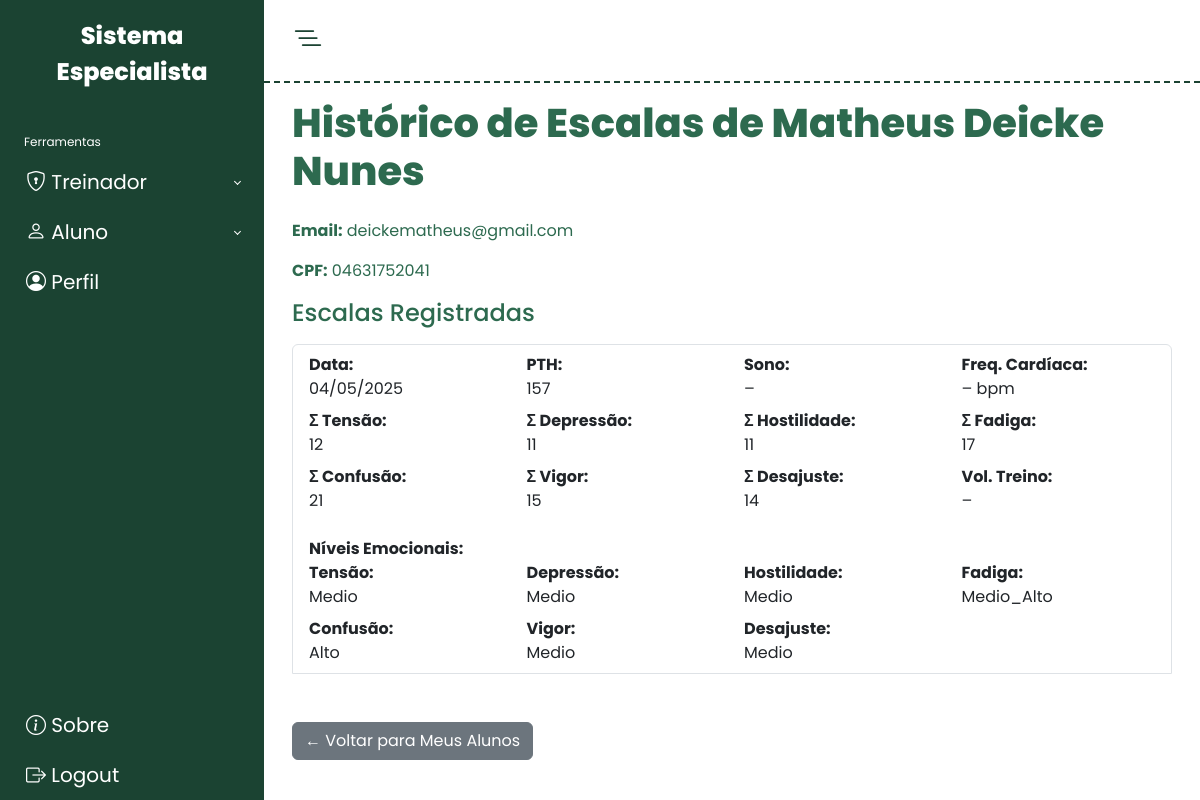
The page /historico_aluno/04631752041/ (signed in) on the database as committed earlier.
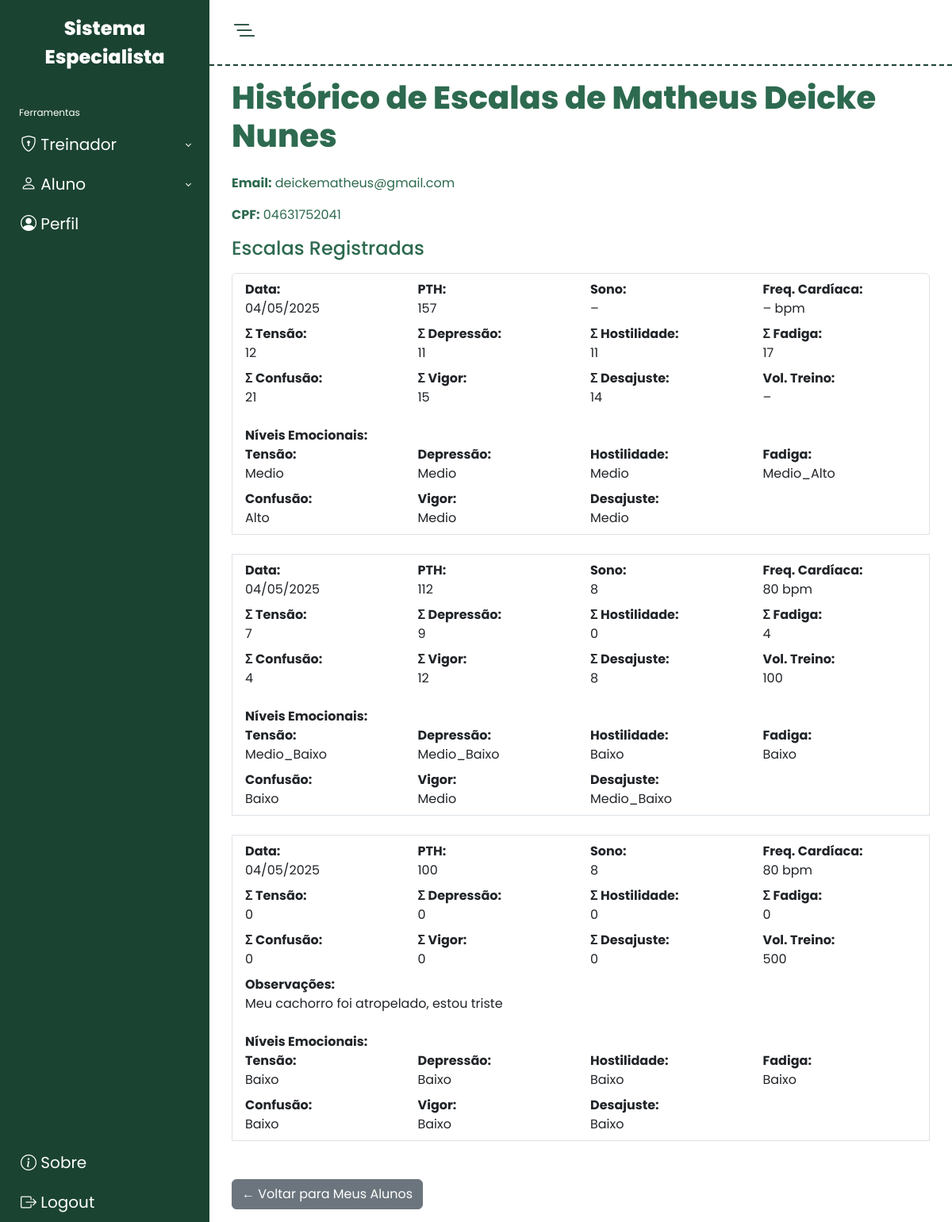
The same page on the database as committed later.
### EscalaPoms/models.py (models this page shows, shortened)
class Pessoa(models.Model):
    cpf         = models.CharField(max_length=11, primary_key=True, help_text="…")
    nome        = models.CharField(max_length=100)
    email       = models.EmailField(unique=True)
    senha       = models.CharField(max_length=128)
    genero      = models.CharField(max_length=12, choices=[('masculino','Masculino'),('feminino','Feminino')])
    num_telefone= models.CharField(max_length=100, null=True, blank=True)
    class Meta:
        abstract = True

class Aluno(Pessoa):
    treinador = models.ForeignKey(Treinador, on_delete=models.CASCADE, related_name='alunos')

class EscalaPoms(models.Model):
    aluno = models.ForeignKey(
        Aluno,
        on_delete=models.CASCADE,
        related_name='escalas'
    )
    data = models.DateField()
    soma_tensao      = models.IntegerField()
    soma_depressao   = models.IntegerField()
    soma_hostilidade = models.IntegerField()
    soma_fadiga      = models.IntegerField()
    soma_confusao    = models.IntegerField()
    soma_vigor       = models.IntegerField()
    soma_desajuste   = models.IntegerField()
    pth              = models.IntegerField()
    sono = models.IntegerField(
        null=True,
        blank=True,
        help_text="Horas de sono"
    )
    volume_treino = models.IntegerField(
        null=True,
        blank=True,
        help_text="Volume de treino (ex: carga, repetições ou outro critério)"
    )
    freq_cardiaca_media = models.IntegerField(
        null=True,
        blank=True,
        help_text="Frequência cardíaca média (BPM)"
    )
    observacoes = models.TextField(
        null=True,
        blank=True,
        help_text="Informações complementares (ex: tomando remédio, acontecimentos da semana)"
    )

class ClassificacaoRecomendacao(models.Model):
    escala = models.OneToOneField(
        'EscalaPoms',
        on_delete=models.CASCADE,
        related_name='classificacao'
    )
    nivel_tensao      = models.CharField(max_length=20)
    nivel_depressao   = models.CharField(max_length=20)
    nivel_hostilidade = models.CharField(max_length=20)
    nivel_fadiga      = models.CharField(max_length=20)
    nivel_confusao    = models.CharField(max_length=20)
    nivel_vigor       = models.CharField(max_length=20)
    nivel_desajuste   = models.CharField(max_length=20)
    recomendacao = models.TextField(blank=True, null=True)
    criado_em = models.DateTimeField(auto_now_add=True)

### EscalaPoms/views.py (the view)
# urls.py: path('historico_aluno/<str:aluno_cpf>/', historico_aluno, name='historico_aluno'),
@login_required
@treinador_required
def historico_aluno(request, aluno_cpf):
    aluno = get_object_or_404(Aluno, cpf=aluno_cpf, treinador__cpf=request.user.username)
    escalas = EscalaPoms.objects.filter(aluno=aluno).order_by('data').select_related('classificacao')
    return render(request, 'EscalaPoms/historico_aluno.html', {'aluno': aluno, 'escalas': escalas})

### EscalaPoms/utils.py (called while the page is built)
def normalizar_cpf(texto: str) -> str:
    return re.sub(r'\D', '', texto or '')

### EscalaPoms/templates/EscalaPoms/historico_aluno.html (shortened to what this page needs)
{% extends 'EscalaPoms/base.html' %}
{% load static %}
{% block content %}
  <h1 class="mb-4">Histórico de Escalas de {{ aluno.nome }}</h1>
  <div class="mb-3">
    <p><strong>Email:</strong> {{ aluno.email }}</p>
    <p><strong>CPF:</strong> {{ aluno.cpf }}</p>
  </div>
  <h2 class="h4 mb-3">Escalas Registradas</h2>
  <ul class="list-group mb-4">
    {% for escala in escalas %}
      <li class="list-group-item">
        <div class="row">
          <div class="col-md-3"><strong>Data:</strong><br>{{ escala.data|date:"d/m/Y" }}</div>
          <div class="col-md-3"><strong>PTH:</strong><br>{{ escala.pth }}</div>
          <div class="col-md-3"><strong>Sono:</strong><br>{{ escala.sono|default:"–" }}</div>
          <div class="col-md-3"><strong>Freq. Cardíaca:</strong><br>{{ escala.freq_cardiaca_media|default:"–" }} bpm</div>
        </div>
        <div class="row mt-2">
          <div class="col-md-3"><strong>Σ Tensão:</strong><br>{{ escala.soma_tensao }}</div>
          <div class="col-md-3"><strong>Σ Depressão:</strong><br>{{ escala.soma_depressao }}</div>
          <div class="col-md-3"><strong>Σ Hostilidade:</strong><br>{{ escala.soma_hostilidade }}</div>
          <div class="col-md-3"><strong>Σ Fadiga:</strong><br>{{ escala.soma_fadiga }}</div>
        </div>
        <div class="row mt-2">
          <div class="col-md-3"><strong>Σ Confusão:</strong><br>{{ escala.soma_confusao }}</div>
          <div class="col-md-3"><strong>Σ Vigor:</strong><br>{{ escala.soma_vigor }}</div>
          <div class="col-md-3"><strong>Σ Desajuste:</strong><br>{{ escala.soma_desajuste }}</div>
          <div class="col-md-3"><strong>Vol. Treino:</strong><br>{{ escala.volume_treino|default:"–" }}</div>
        </div>
        {% if escala.observacoes %}
        <div class="row mt-2">
          <div class="col-12">
            <strong>Observações:</strong><br>
            {{ escala.observacoes }}
          </div>
        </div>
        {% endif %}
        {% if escala.classificacao %}
        <div class="row mt-4">
          <div class="col-12"><strong>Níveis Emocionais:</strong></div>
        </div>
        <div class="row">
          <div class="col-md-3"><strong>Tensão:</strong><br>{{ escala.classificacao.nivel_tensao }}</div>
          <div class="col-md-3"><strong>Depressão:</strong><br>{{ escala.classificacao.nivel_depressao }}</div>
          <div class="col-md-3"><strong>Hostilidade:</strong><br>{{ escala.classificacao.nivel_hostilidade }}</div>
          <div class="col-md-3"><strong>Fadiga:</strong><br>{{ escala.classificacao.nivel_fadiga }}</div>
        </div>
        <div class="row mt-2">
          <div class="col-md-3"><strong>Confusão:</strong><br>{{ escala.classificacao.nivel_confusao }}</div>
          <div class="col-md-3"><strong>Vigor:</strong><br>{{ escala.classificacao.nivel_vigor }}</div>
          <div class="col-md-3"><strong>Desajuste:</strong><br>{{ escala.classificacao.nivel_desajuste }}</div>
        </div>
        {% else %}
        <div class="row mt-3">
          <div class="col-12 text-warning">Classificação emocional ainda não disponível.</div>
        </div>
        {% endif %}
      </li>
      <br>
    {% empty %}
      <li class="list-group-item">Nenhuma escala registrada para este aluno.</li>
    {% endfor %}
  </ul>
  <a href="{% url 'meus_alunos' %}" class="btn btn-secondary">
    ← Voltar para Meus Alunos
  </a>
{% endblock %}

### EscalaPoms/templates/EscalaPoms/base.html (shortened to what this page needs)
{% load static %}
<!DOCTYPE html>
<html lang="pt">
<head>
  <link rel="stylesheet" href="{% static 'bootstrap/css/bootstrap.min.css' %}" />
  <link rel="stylesheet" href="https://cdn.jsdelivr.net/npm/bootstrap-icons@1.11.0/font/bootstrap-icons.css"/>
  <link rel="stylesheet" href="{% static 'css/colors.css' %}">
</head>
<body>
  <div class="d-flex">
    <aside id="sidebar" class="sidebar-toggle">
      <div class="sidebar-logo">
        <a href="{% url 'home' %}">Sistema Especialista</a>
      </div>
      <ul class="sidebar-nav">
        <li class="sidebar-header">Ferramentas</li>
        <li class="sidebar-item">
          <a
            href="#treinadorMenu"
            class="sidebar-link collapsed has-dropdown"
            data-bs-toggle="collapse"
            aria-expanded="false"
            aria-controls="treinadorMenu"
          >
            <i class="bi bi-shield-lock"></i>
            <span>Treinador</span>
          </a>
        </li>
        <li class="sidebar-item">
          <a
            href="#alunoMenu"
            class="sidebar-link collapsed has-dropdown"
            data-bs-toggle="collapse"
            aria-expanded="false"
            aria-controls="alunoMenu"
          >
            <i class="bi bi-person"></i>
            <span>Aluno</span>
          </a>
        </li>
        <li class="sidebar-item">
          <a href="{% url 'perfil' %}" class="sidebar-link">
            <i class="bi bi-person-circle"></i>
            <span>Perfil</span>
          </a>
        </li>
      </ul>
      <div class="sidebar-item">
        <a href="{% url 'sobre' %}" class="sidebar-link">
          <i class="bi bi-info-circle"></i>
          <span>Sobre</span>
        </a>
        <a href="{% url 'logout' %}" class="sidebar-link">
          <i class="bi bi-box-arrow-right"></i>
          <span>Logout</span>
        </a>
      </div>
    </aside>
    <div class="main">
      <nav class="navbar navbar-expand">
        <button class="toggler-btn" type="button">
          <i class="bi bi-list-nested"></i>
        </button>
      </nav>
      <main class="p-3">
        <div class="container-fluid">
          {% block content %}{% endblock %}
        </div>
      </main>
    </div>
  </div>
</body>
</html>

### EscalaPoms/static/css/colors.css (style rules this page uses)
:root { --bg-start: #D8F3DC; --bg-end: #B7E4C7; --bg-fundo: #DCF1E1; --bg-gd: #57CC99; --card-bg: #FFFFFF; --label-color: #2D6A4F; --text-color: #081C15; --btn-start: #74C69D; --btn-end: #52B788; --sidebar-bg: #1B4332; --sidebar-hover-bg: rgba(7, 156, 94, 0.377); --sidebar-link-color: #FFFFFF; --main-text-color: #2D6A4F; }

### EscalaPoms/templates/EscalaPoms/base.html (style rules this page uses)
html, body { height: 100%; margin: 0; padding: 0; overflow: hidden; font-family: 'Poppins', sans-serif; }
h1 { font-weight: 800; }
li { list-style: none; }
a { text-decoration: none; }
#sidebar { position: fixed; top: 0; left: 0; width: 264px; height: 100vh; overflow-y: auto; background-color: #1b4332; display: flex; flex-direction: column; transition: all 0.35s ease-in-out; z-index: 1000; }
.sidebar-logo { padding: 1.15rem 1.5rem; text-align: center; }
.sidebar-logo a { color: #fff; font-weight: 800; font-size: 1.5rem; }
.sidebar-nav { flex: 1 1 auto; padding: 0; margin: 0; }
.sidebar-header { color: #fff; font-size: 0.75rem; padding: 1.5rem 1.5rem 0.375rem; }
.sidebar-item { margin: 0; }
a.sidebar-link { display: block; padding: 0.625rem 1.625rem; color: #fff; position: relative; transition: background 0.35s; font-size: 1.25rem; }
.sidebar-link[data-bs-toggle="collapse"]::after { border: solid; border-width: 0 0.075rem 0.075rem 0; content: ""; display: inline-block; padding: 2px; position: absolute; right: 1.5rem; top: 1.4rem; transform: rotate(-135deg); transition: transform 0.2s ease-out; }
.sidebar-link[data-bs-toggle="collapse"].collapsed::after { transform: rotate(45deg); }
.main { position: absolute; top: 0; bottom: 0; left: 264px; right: 0; overflow-y: auto; transition: left 0.35s ease-in-out; color: #2D6A4F; }
.navbar { position: sticky; top: 0; z-index: 500; padding: 1.15rem 1.5rem; border-bottom: 2px dashed #1B4332; background-color: #fff; }
.toggler-btn { background: transparent; border: none; cursor: pointer; }
.toggler-btn i { font-size: 1.75rem; color: #1B4332; font-weight: 1000; }

Rows that differ between the two databases and show on the page:
added EscalaPoms: data "04/05/2025", pth "112", sono "8", freq_cardiaca_media "80", soma_tensao "7", soma_depressao "9", soma_hostilidade "0", soma_fadiga "4", soma_confusao "4", soma_vigor "12", soma_desajuste "8", volume_treino "100", classificacao.nivel_tensao "Medio_Baixo", classificacao.nivel_depressao "Medio_Baixo", classificacao.nivel_hostilidade "Baixo", classificacao.nivel_fadiga "Baixo", classificacao.nivel_confusao "Baixo", classificacao.nivel_vigor "Medio", classificacao.nivel_desajuste "Medio_Baixo"
added EscalaPoms: data "04/05/2025", pth "100", sono "8", freq_cardiaca_media "80", soma_tensao "0", soma_depressao "0", soma_hostilidade "0", soma_fadiga "0", soma_confusao "0", soma_vigor "0", soma_desajuste "0", volume_treino "500", observacoes "Meu cachorro foi atropelado, estou triste", classificacao.nivel_tensao "Baixo", classificacao.nivel_depressao "Baixo", classificacao.nivel_hostilidade "Baixo", classificacao.nivel_fadiga "Baixo", classificacao.nivel_confusao "Baixo", classificacao.nivel_vigor "Baixo", classificacao.nivel_desajuste "Baixo"
